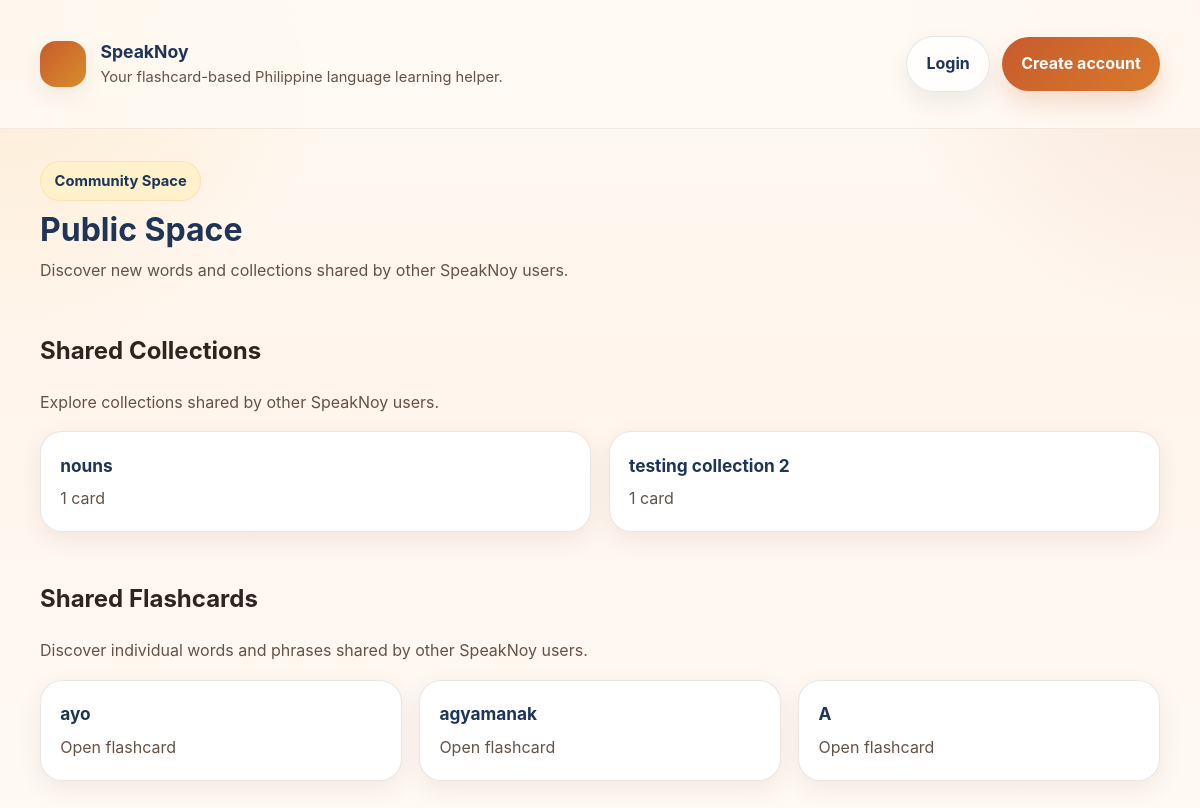
The page /SpeakNoy/publicspace/ on the database as committed earlier.
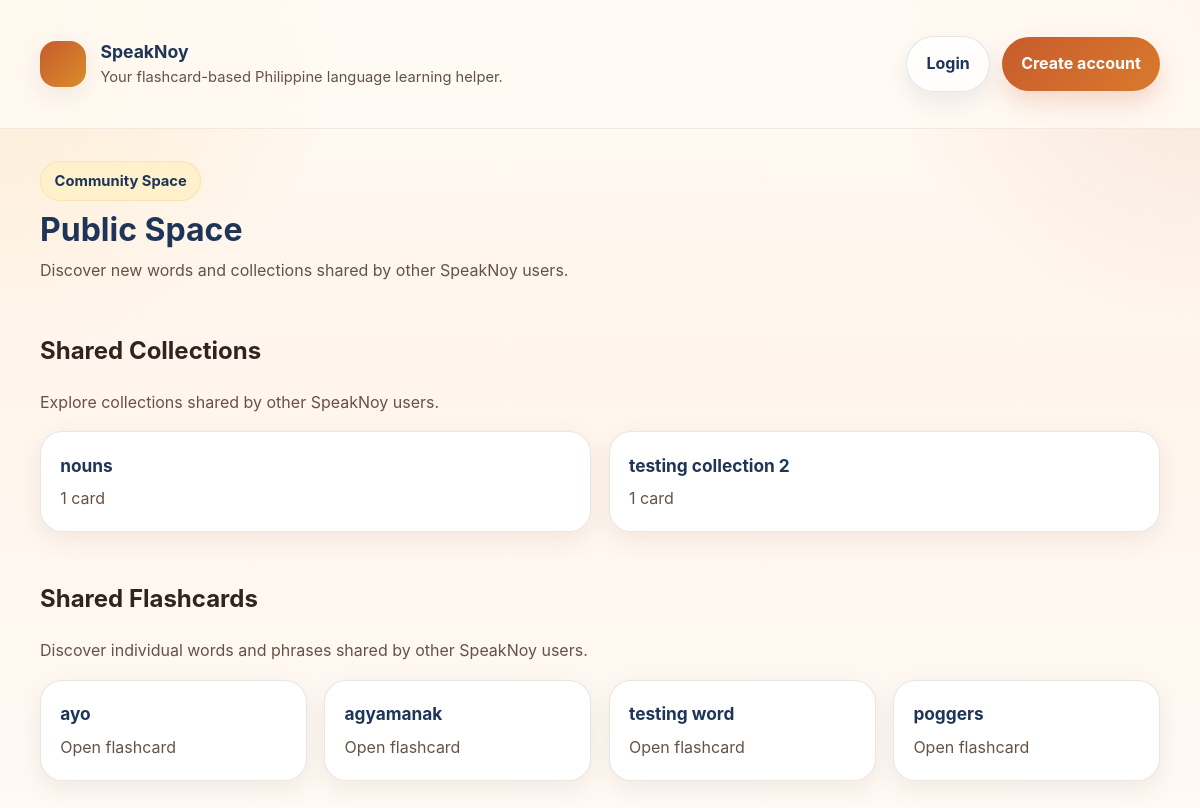
The same page on the database as committed later.
### SpeakNoy/models.py (models this page shows, shortened)
class FlashcardCollection(models.Model):
    name = models.CharField(max_length=63)
    creator = models.ForeignKey(
        settings.AUTH_USER_MODEL,
        on_delete=models.CASCADE,
        null=True,
        blank=True
    )
    flashcards = models.ManyToManyField(
        Flashcard,
        blank=True,
        related_name='collections'
    )

class Flashcard(models.Model):
    is_public = models.BooleanField(default=False)
    PURPOSE_CHOICES = [
        ("Noun", "Noun"),
        ("Pronoun", "Pronoun"),
        ("Verb", "Verb"),
        ("Adjective", "Adjective"),
        ("Adverb", "Adverb"),
        ("Expression", "Expression"),
    ]
    DIALECT_CHOICES = [
        ("Cebuano", "Cebuano"),
        ("Ilocano", "Ilocano"),
    ]
    CARDTYPE_CHOICES = [
        ("Universal", "Universal"),
        ("Custom", "Custom")
    ]
    word = models.CharField(max_length=63)
    pronunciation = models.CharField(max_length=63)
    definition = models.TextField()
    purpose = models.CharField(
        max_length=20,
        choices=PURPOSE_CHOICES,
        default="Noun"
    )
    dialect = models.CharField(
        max_length=20,
        choices=DIALECT_CHOICES,
        default="Cebuano"
    )
    cardtype = models.CharField(
        max_length=9,
        choices=CARDTYPE_CHOICES,
        default="Custom"
    )
    creator = models.ForeignKey(
        settings.AUTH_USER_MODEL,
        on_delete=models.CASCADE,
        null=True,
        blank=True
    )

### SpeakNoy/views.py (the view)
# urls.py: path('publicspace/', publicspace_view, name='publicspace'),
def publicspace_view(request):
    publicspace, _ = PublicSpace.objects.get_or_create(name="Public Space")
    if publicspace:
        collections = publicspace.collections.all()
        flashcards = publicspace.flashcards.all()
    else:
        collections = []
        flashcards = []
    context = {
        "publicspace_collections": collections,
        "publicspace_cards": flashcards,
    }
    return render(request, "flashcards/publicspace.html", context)

### templates/flashcards/publicspace.html (shortened to what this page needs)
{% extends 'base.html' %}
{% load static %}
{% block content %}
    <div class="page-header">
        <div class="page-header-main">
            <span class="badge badge-soft">Community Space</span>
            <h1 style="margin-top: 0.65rem;">Public Space</h1>
            <p style="margin-top: 0.6rem;">Discover new words and collections shared by other SpeakNoy users.</p>
        </div>
    </div>
    <section class="section-block">
        <div class="section-intro">
            <div>
                <h2>Shared Collections</h2>
                <p>Explore collections shared by other SpeakNoy users.</p>
            </div>
        </div>
        <div class="review-cards">
            {% for collection in publicspace_collections %}
                <div class="review-card">
                    <a href="{% url 'SpeakNoy:collection' collection.pk %}">
                        <h3>{{ collection.name }}</h3>
                        <p>{{ collection.flashcards.count }} card{{ collection.flashcards.count|pluralize }}</p>
                    </a>
                </div>
            {% empty %}
                <div class="empty-state">
                    <h3>No collections yet</h3>
                    <p>Try sharing your own collections so that other SpeakNoy users can discover yours.</p>
                </div>
            {% endfor %}
        </div>
    </section>
    <section class="section-block">
        <div class="section-intro">
            <div>
                <h2>Shared Flashcards</h2>
                <p>Discover individual words and phrases shared by other SpeakNoy users.</p>
            </div>
        </div>
        <div class="review-cards">
            {% for card in publicspace_cards %}
                <div class="review-card">
                    <a href="{% url 'SpeakNoy:card' card.pk %}">
                        <h3>{{ card.word }}</h3>
                        <p>Open flashcard</p>
                    </a>
                </div>
            {% empty %}
                <div class="empty-state">
                    <h3>No flashcards yet</h3>
                    <p>Try sharing your own flashcards so that other SpeakNoy users can discover yours.</p>
                </div>
            {% endfor %}
        </div>
    </section>
{% endblock %}

Rows that differ between the two databases and show on the page:
removed Flashcard: word "A"
now on this page (row unchanged): Flashcard: word "testing word"
now on this page (row unchanged): Flashcard: word "poggers"
